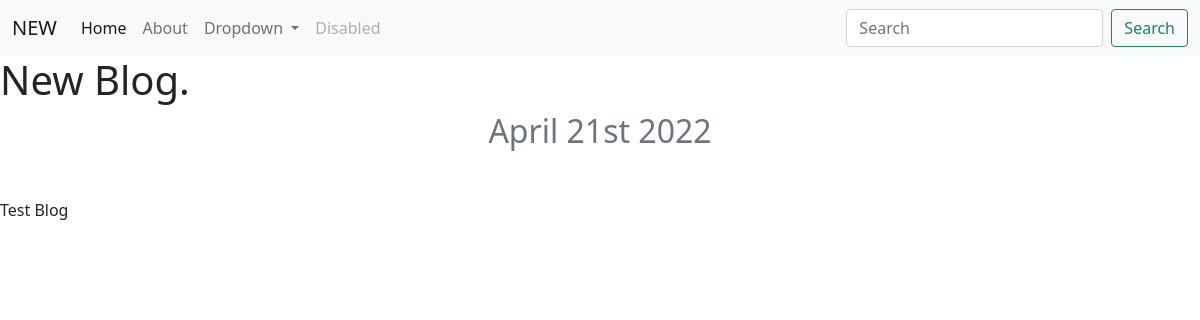
The page /blog/1/ on the database as committed earlier.
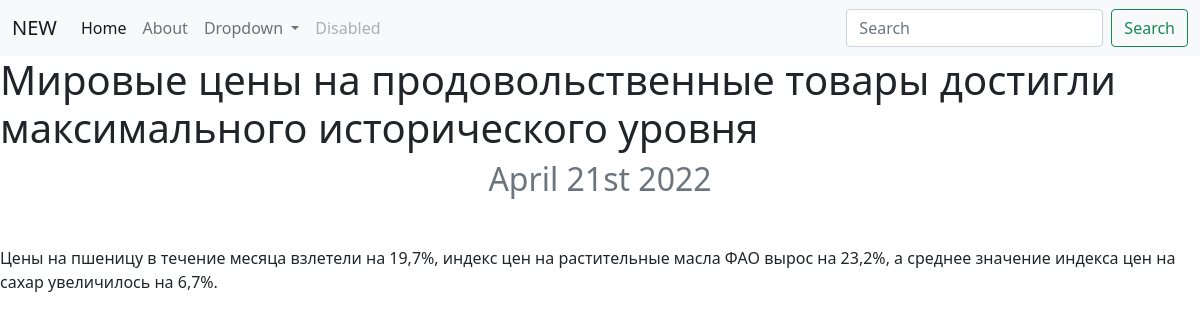
The same page on the database as committed later.
### blog/models.py (models this page shows, shortened)
class Blog(models.Model):
    title = models.CharField(max_length=200)
    description = models.TextField()
    date = models.DateField()

### blog/views.py (the view)
# urls.py: path('<int:blog_id>/', views.detail, name='detail'),
def detail(request, blog_id):
    blog = get_object_or_404(Blog, pk=blog_id)
    return render(request, 'blog/detail.html', {'blog': blog})

### blog/templates/blog/detail.html
{% extends "portfolio/base.html" %}
{% load static %}
{% block content %}
<h1>{{ blog.title }}</h1>
<h2 class="text-center text-muted mb-5">{{ blog.date|date:'F jS Y' }}</h2>
{{ blog.description|safe }}
{% endblock %}

Rows that differ between the two databases and show on the page:
changed Blog: title "New Blog." → "Мировые цены на продовольственные товары достигли максимального исторического уровня"; description "Test Blog" → "Цены на пшеницу в течение месяца взлетели на 19,7%, индекс цен на растительные масла ФАО вырос на 23,2%, а среднее значение индекса цен на сахар увеличилось на 6,7%."
